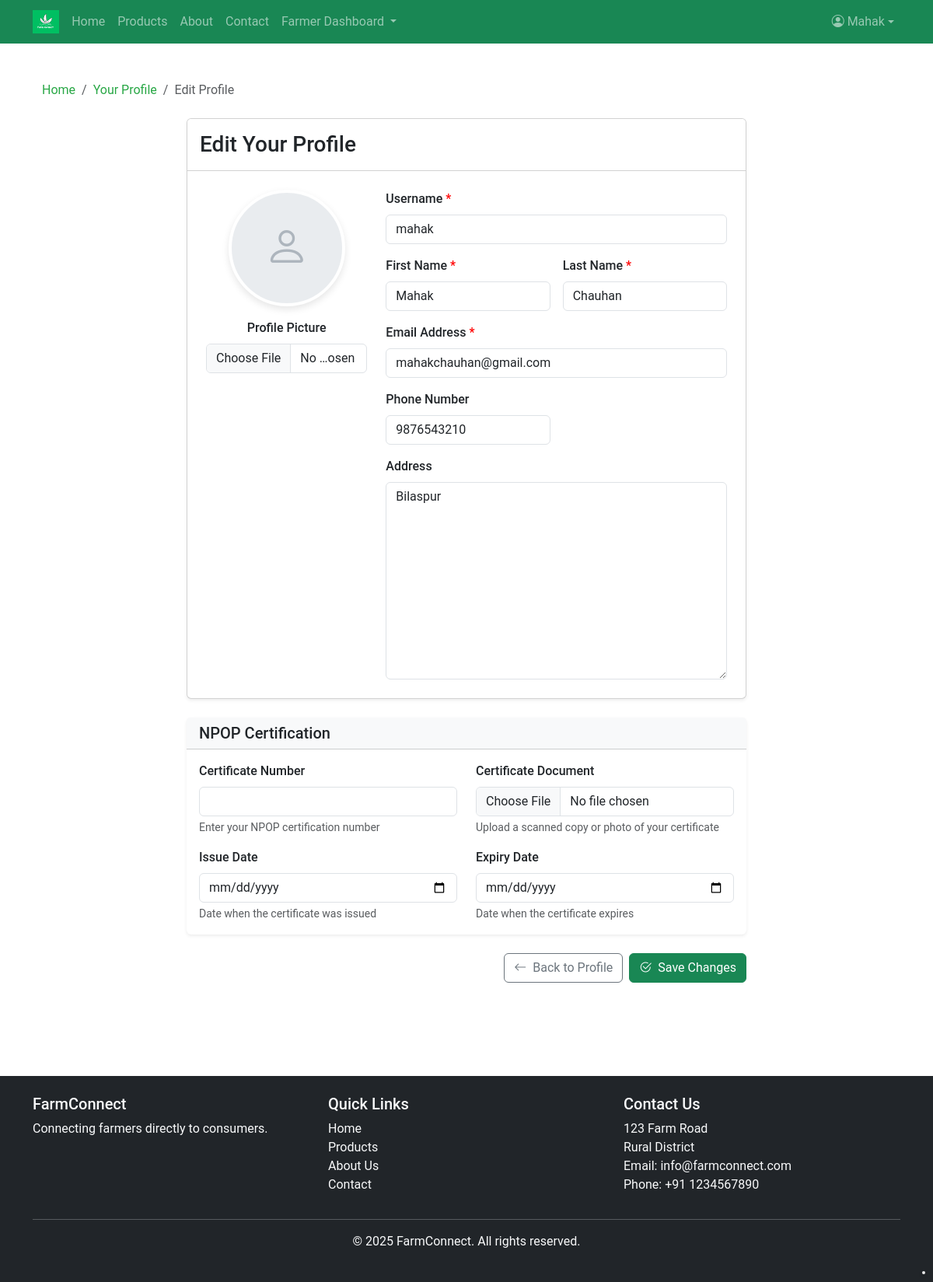
/profile/edit/ (signed in), run on the app's committed database.
### farm_core/models.py (models this page shows, shortened)
class User(AbstractUser):
    USER_TYPE_CHOICES = (
        ('farmer', 'Farmer'),
        ('consumer', 'Consumer'),
    )
    user_type = models.CharField(max_length=10, choices=USER_TYPE_CHOICES, default='consumer')
    phone = models.CharField(max_length=15, blank=True, null=True)
    address = models.TextField(blank=True, null=True)
    profile_pic = models.ImageField(upload_to='profile_pics/', blank=True, null=True)
    npop_certificate_number = models.CharField(max_length=100, blank=True, null=True)
    npop_certificate_issue_date = models.DateField(blank=True, null=True)
    npop_certificate_expiry_date = models.DateField(blank=True, null=True)
    npop_certificate_file = models.FileField(upload_to='npop_certificates/', blank=True, null=True)
    @property
    def is_npop_verified(self):
        from datetime import date
        if self.user_type != 'farmer':
            return False
        if not self.npop_certificate_number or not self.npop_certificate_expiry_date:
            return False
        return self.npop_certificate_expiry_date >= date.today()

### farm_core/views.py (the view, shortened to what this page needs)
# urls.py: path('profile/edit/', views.ProfileEditView.as_view(), name='edit_profile'),
class ProfileEditView(LoginRequiredMixin, UpdateView):
    model = User
    template_name = 'farm_core/profile/edit.html'
    success_url = reverse_lazy('farm_core:profile')
    def get_object(self):
        return self.request.user
    def get_form_class(self):
        if self.request.user.user_type == 'farmer':
            from .forms import FarmerProfileForm
            return FarmerProfileForm
        else:
            from .forms import UserProfileForm
            return UserProfileForm
    def get_context_data(self, **kwargs):
        context = super().get_context_data(**kwargs)
        context['user'] = self.request.user
        return context

### farm_core/forms.py
class FarmerProfileForm(forms.ModelForm):
    class Meta:
        model = User
        fields = [
            'username', 'first_name', 'last_name', 'email', 'phone',
            'address', 'profile_pic', 'npop_certificate_number',
            'npop_certificate_issue_date', 'npop_certificate_expiry_date',
            'npop_certificate_file'
        ]
        widgets = {
            'npop_certificate_issue_date': forms.DateInput(attrs={'type': 'date'}),
            'npop_certificate_expiry_date': forms.DateInput(attrs={'type': 'date'}),
        }
    def __init__(self, *args, **kwargs):
        super().__init__(*args, **kwargs)
        for field_name, field in self.fields.items():
            field.widget.attrs['class'] = 'form-control'
        self.fields['npop_certificate_number'].help_text = 'Enter your NPOP certification number'
        self.fields['npop_certificate_issue_date'].help_text = 'Date when the certificate was issued'
        self.fields['npop_certificate_expiry_date'].help_text = 'Date when the certificate expires'
        self.fields['npop_certificate_file'].help_text = 'Upload a scanned copy or photo of your certificate'

### farm_core/templates/farm_core/profile/edit.html (shortened to what this page needs)
{% extends 'farm_core/base.html' %}
{% load i18n %}
{% load static %}
{% block content %}
<div class="container py-4">
    <nav aria-label="breadcrumb" class="mb-4">
        <ol class="breadcrumb">
            <li class="breadcrumb-item"><a href="{% url 'farm_core:home' %}">{% trans "Home" %}</a></li>
            <li class="breadcrumb-item"><a href="{% url 'farm_core:profile' %}">{% trans "Your Profile" %}</a></li>
            <li class="breadcrumb-item active" aria-current="page">{% trans "Edit Profile" %}</li>
        </ol>
    </nav>
    <div class="row justify-content-center">
        <div class="col-lg-8">
            <form method="post" enctype="multipart/form-data">
                <div class="card shadow-sm mb-4">
                    <div class="card-header bg-white py-3">
                        <h1 class="h3 mb-0">{% trans "Edit Your Profile" %}</h1>
                    </div>
                    <div class="card-body p-4">
                        <div class="row">
                            <div class="col-md-4 text-center mb-4">
                                {% if user.profile_pic %}
                                <img src="{{ user.profile_pic.url }}" alt="{{ user.get_full_name }}" class="profile-pic-preview">
                                {% else %}
                                <div class="profile-pic-placeholder mx-auto">
                                    <i class="bi bi-person"></i>
                                </div>
                                {% endif %}
                                <div class="mb-3">
                                    <label for="{{ form.profile_pic.id_for_label }}" class="form-label">{% trans "Profile Picture" %}</label>
                                    {{ form.profile_pic }}
                                </div>
                            </div>
                            <div class="col-md-8">
                                <div class="row g-3">
                                    <div class="col-md-12">
                                        <label for="{{ form.username.id_for_label }}" class="form-label required-field">{% trans "Username" %}</label>
                                        {{ form.username }}
                                    </div>
                                    <div class="col-md-6">
                                        <label for="{{ form.first_name.id_for_label }}" class="form-label required-field">{% trans "First Name" %}</label>
                                        {{ form.first_name }}
                                    </div>
                                    <div class="col-md-6">
                                        <label for="{{ form.last_name.id_for_label }}" class="form-label required-field">{% trans "Last Name" %}</label>
                                        {{ form.last_name }}
                                    </div>
                                    <div class="col-12">
                                        <label for="{{ form.email.id_for_label }}" class="form-label required-field">{% trans "Email Address" %}</label>
                                        {{ form.email }}
                                    </div>
                                    <div class="col-md-6">
                                        <label for="{{ form.phone.id_for_label }}" class="form-label">{% trans "Phone Number" %}</label>
                                        {{ form.phone }}
                                    </div>
                                    <div class="col-12">
                                        <label for="{{ form.address.id_for_label }}" class="form-label">{% trans "Address" %}</label>
                                        {{ form.address }}
                                    </div>
                                </div>
                            </div>
                        </div>
                    </div>
                </div>
                {% if user.user_type == 'farmer' %}
                <div class="card border-0 shadow-sm mb-4">
                    <div class="card-header bg-light">
                        <h5 class="mb-0">
                            {% trans "NPOP Certification" %}
                        </h5>
                    </div>
                    <div class="card-body">
                        <div class="row mb-3">
                            <div class="col-md-6">
                                <label for="{{ form.npop_certificate_number.id_for_label }}" class="form-label">{% trans "Certificate Number" %}</label>
                                {{ form.npop_certificate_number }}
                                {% if form.npop_certificate_number.help_text %}
                                <div class="form-text text-muted small">{{ form.npop_certificate_number.help_text }}</div>
                                {% endif %}
                            </div>
                            <div class="col-md-6">
                                <label for="{{ form.npop_certificate_file.id_for_label }}" class="form-label">{% trans "Certificate Document" %}</label>
                                {{ form.npop_certificate_file }}
                                {% if form.npop_certificate_file.help_text %}
                                <div class="form-text text-muted small">{{ form.npop_certificate_file.help_text }}</div>
                                {% endif %}
                            </div>
                        </div>
                        <div class="row">
                            <div class="col-md-6">
                                <label for="{{ form.npop_certificate_issue_date.id_for_label }}" class="form-label">{% trans "Issue Date" %}</label>
                                {{ form.npop_certificate_issue_date }}
                                {% if form.npop_certificate_issue_date.help_text %}
                                <div class="form-text text-muted small">{{ form.npop_certificate_issue_date.help_text }}</div>
                                {% endif %}
                            </div>
                            <div class="col-md-6">
                                <label for="{{ form.npop_certificate_expiry_date.id_for_label }}" class="form-label">{% trans "Expiry Date" %}</label>
                                {{ form.npop_certificate_expiry_date }}
                                {% if form.npop_certificate_expiry_date.help_text %}
                                <div class="form-text text-muted small">{{ form.npop_certificate_expiry_date.help_text }}</div>
                                {% endif %}
                            </div>
                        </div>
                    </div>
                </div>
                {% endif %}
                <div class="d-grid gap-2 d-md-flex justify-content-md-end mt-4 mb-5">
                    <a href="{% url 'farm_core:profile' %}" class="btn btn-outline-secondary">
                        <i class="bi bi-arrow-left me-1"></i> {% trans "Back to Profile" %}
                    </a>
                    <button type="submit" class="btn btn-success">
                        <i class="bi bi-check2-circle me-1"></i> {% trans "Save Changes" %}
                    </button>
                </div>
            </form>
        </div>
    </div>
</div>
{% endblock %}

### farm_core/templates/farm_core/base.html (shortened to what this page needs)
{% load static %}
<!DOCTYPE html>
<html lang="en">
<head>
    <link href="https://cdn.jsdelivr.net/npm/bootstrap@5.3.0/dist/css/bootstrap.min.css" rel="stylesheet">
    <link rel="stylesheet" href="https://cdn.jsdelivr.net/npm/bootstrap-icons@1.10.0/font/bootstrap-icons.css">
    <link rel="stylesheet" href="{% static 'css/style.css' %}">
</head>
<body>
    <nav class="navbar navbar-expand-lg navbar-dark bg-success">
        <div class="container">
                <img src="{% static 'images/logo.png' %}" alt="FarmConnect" height="30" class="me-2">
            <div class="collapse navbar-collapse" id="navbarNav">
                <ul class="navbar-nav me-auto">
                    <li class="nav-item">
                        <a class="nav-link" href="{% url 'farm_core:home' %}">Home</a>
                    </li>
                    <li class="nav-item">
                        <a class="nav-link" href="{% url 'farm_core:product_list' %}">Products</a>
                    </li>
                    <li class="nav-item">
                        <a class="nav-link" href="{% url 'farm_core:about' %}">About</a>
                    </li>
                    <li class="nav-item">
                        <a class="nav-link" href="{% url 'farm_core:contact' %}">Contact</a>
                    </li>
                    {% if user.is_authenticated and user.user_type == 'farmer' %}
                    <li class="nav-item dropdown">
                        <a class="nav-link dropdown-toggle" href="#" role="button" data-bs-toggle="dropdown">
                            Farmer Dashboard
                        </a>
                    </li>
                    {% endif %}
                </ul>
                <ul class="navbar-nav">
                    {% if user.is_authenticated %}
                    <li class="nav-item dropdown">
                        <a class="nav-link dropdown-toggle d-flex align-items-center" href="#" role="button" data-bs-toggle="dropdown">
                            <i class="bi bi-person-circle me-1"></i>
                            {% if user.first_name %}{{ user.first_name }}{% else %}{{ user.username }}{% endif %}
                        </a>
                    </li>
                    {% endif %}
                </ul>
            </div>
        </div>
    </nav>
    <div id="google_translate_element"></div>
    <div class="container my-4">
        {% block content %}{% endblock %}
    </div>
    <footer class="bg-dark text-light py-4 mt-5">
        <div class="container">
            <div class="row">
                <div class="col-md-4">
                    <h5>FarmConnect</h5>
                    <p>Connecting farmers directly to consumers.</p>
                </div>
                <div class="col-md-4">
                    <h5>Quick Links</h5>
                    <ul class="list-unstyled">
                        <li><a href="{% url 'farm_core:home' %}" class="text-light">Home</a></li>
                        <li><a href="{% url 'farm_core:product_list' %}" class="text-light">Products</a></li>
                        <li><a href="{% url 'farm_core:about' %}" class="text-light">About Us</a></li>
                        <li><a href="{% url 'farm_core:contact' %}" class="text-light">Contact</a></li>
                    </ul>
                </div>
                <div class="col-md-4">
                    <h5>Contact Us</h5>
                    <address>
                        <p>123 Farm Road<br>
                        Rural District<br>
                        Email: info@farmconnect.com<br>
                        Phone: +91 1234567890</p>
                    </address>
                </div>
            </div>
            <hr class="my-3">
            <div class="text-center">
                <p>&copy; {% now "Y" %} FarmConnect. All rights reserved.</p>
            </div>
        </div>
    </footer>
</body>
</html>

### static/css/style.css (style rules this page uses)
body { font-family: 'Roboto', sans-serif; color: #333; }
a { color: #28a745; text-decoration: none; }
.card { transition: transform 0.3s ease, box-shadow 0.3s ease; }
.btn-success { transition: all 0.3s ease; }

### farm_core/templates/farm_core/profile/edit.html (style rules this page uses)
.profile-pic-placeholder { width: 150px; height: 150px; border-radius: 50%; background-color: #e9ecef; display: flex; align-items: center; justify-content: center; font-size: 3.5rem; color: #adb5bd; margin-bottom: 1rem; border: 4px solid #fff; box-shadow: 0 4px 10px rgba(0,0,0,0.1); }
.form-label { font-weight: 500; }
.required-field::after { content: "*"; color: red; margin-left: 4px; }

### farm_core/templates/farm_core/base.html (style rules this page uses)
#google_translate_element { position: fixed; bottom: 10px; right: 10px; z-index: 1000; background-color: rgba(255, 255, 255, 0.9); border-radius: 4px; padding: 2px; box-shadow: 0 2px 5px rgba(0,0,0,0.2); }

### data on the page
User: first_name "Mahak", username "mahak", last_name "Chauhan", email "mahakchauhan@gmail.com", phone "9876543210", address "Bilaspur"
